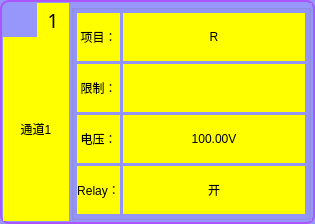
<?xml version="1.0" encoding="UTF-8"?>
<ui version="4.0">
 <class>clsHVChannelSettings</class>
 <widget class="QDialog" name="clsHVChannelSettings">
  <property name="geometry">
   <rect>
    <x>0</x>
    <y>0</y>
    <width>315</width>
    <height>224</height>
   </rect>
  </property>
  <property name="minimumSize">
   <size>
    <width>0</width>
    <height>224</height>
   </size>
  </property>
  <property name="maximumSize">
   <size>
    <width>332</width>
    <height>224</height>
   </size>
  </property>
  <property name="windowTitle">
   <string>Dialog</string>
  </property>
  <property name="windowIcon">
   <iconset resource="../images/res.qrc">
    <normaloff>:/lightWave.png</normaloff>:/lightWave.png</iconset>
  </property>
  <property name="styleSheet">
   <string notr="true">QDialog
{
	background-color:rgb(150,150,251);
	border:2px solid rgb(170,85,255);
	border-radius:9px;
}
</string>
  </property>
  <layout class="QGridLayout" name="gridLayout_5">
   <property name="leftMargin">
    <number>3</number>
   </property>
   <property name="topMargin">
    <number>3</number>
   </property>
   <property name="rightMargin">
    <number>3</number>
   </property>
   <property name="bottomMargin">
    <number>3</number>
   </property>
   <property name="spacing">
    <number>1</number>
   </property>
   <item row="0" column="0">
    <layout class="QVBoxLayout" name="verticalLayout" stretch="0,1">
     <property name="spacing">
      <number>0</number>
     </property>
     <item>
      <layout class="QHBoxLayout" name="horizontalLayout">
       <property name="spacing">
        <number>0</number>
       </property>
       <item>
        <widget class="clsLabel" name="labelClose">
         <property name="minimumSize">
          <size>
           <width>34</width>
           <height>34</height>
          </size>
         </property>
         <property name="maximumSize">
          <size>
           <width>34</width>
           <height>34</height>
          </size>
         </property>
         <property name="autoFillBackground">
          <bool>false</bool>
         </property>
         <property name="styleSheet">
          <string notr="true">QLabel:hover{  
    font: 9pt;  
    font-family:&quot;Vrinda&quot;;  
    color: rgb(236, 218, 127);  
    border: 4px solid red;  
    border-radius: 17px;  
    padding: 2px;  
    
} 

QLabel
{
  border-radius: 17px; 
}</string>
         </property>
         <property name="text">
          <string/>
         </property>
         <property name="pixmap">
          <pixmap resource="../images/res.qrc">:/close.ico</pixmap>
         </property>
         <property name="alignment">
          <set>Qt::AlignCenter</set>
         </property>
        </widget>
       </item>
       <item>
        <widget class="QLabel" name="labelChannel1">
         <property name="font">
          <font>
           <family>楷体</family>
           <pointsize>14</pointsize>
          </font>
         </property>
         <property name="styleSheet">
          <string notr="true">background-color: rgb(255, 255, 0);</string>
         </property>
         <property name="text">
          <string>1</string>
         </property>
         <property name="alignment">
          <set>Qt::AlignCenter</set>
         </property>
        </widget>
       </item>
      </layout>
     </item>
     <item>
      <widget class="QLabel" name="labelChannel">
       <property name="minimumSize">
        <size>
         <width>66</width>
         <height>81</height>
        </size>
       </property>
       <property name="maximumSize">
        <size>
         <width>88888</width>
         <height>16777215</height>
        </size>
       </property>
       <property name="styleSheet">
        <string notr="true">background-color: rgb(255, 255, 0);
font:17pt &quot;楷体&quot;;</string>
       </property>
       <property name="text">
        <string>通道1</string>
       </property>
       <property name="alignment">
        <set>Qt::AlignCenter</set>
       </property>
      </widget>
     </item>
    </layout>
   </item>
   <item row="0" column="1">
    <widget class="QStackedWidget" name="stackedWidget">
     <property name="styleSheet">
      <string notr="true">background-color: rgb(150, 150, 251);</string>
     </property>
     <property name="currentIndex">
      <number>0</number>
     </property>
     <widget class="QWidget" name="page">
      <layout class="QGridLayout" name="gridLayout_3" rowstretch="0">
       <property name="leftMargin">
        <number>1</number>
       </property>
       <property name="topMargin">
        <number>1</number>
       </property>
       <property name="rightMargin">
        <number>1</number>
       </property>
       <property name="bottomMargin">
        <number>1</number>
       </property>
       <property name="spacing">
        <number>1</number>
       </property>
       <item row="0" column="0">
        <widget class="QGroupBox" name="groupBox">
         <property name="minimumSize">
          <size>
           <width>238</width>
           <height>0</height>
          </size>
         </property>
         <property name="styleSheet">
          <string notr="true">font: 12pt &quot;楷体&quot;;</string>
         </property>
         <property name="title">
          <string/>
         </property>
         <layout class="QGridLayout" name="gridLayout" columnstretch="0,1">
          <property name="leftMargin">
           <number>3</number>
          </property>
          <property name="topMargin">
           <number>3</number>
          </property>
          <property name="rightMargin">
           <number>3</number>
          </property>
          <property name="bottomMargin">
           <number>3</number>
          </property>
          <property name="spacing">
           <number>3</number>
          </property>
          <item row="0" column="1">
           <layout class="QVBoxLayout" name="verticalLayout_3">
            <property name="spacing">
             <number>3</number>
            </property>
            <item>
             <widget class="QLabel" name="labelItem11">
              <property name="minimumSize">
               <size>
                <width>0</width>
                <height>0</height>
               </size>
              </property>
              <property name="styleSheet">
               <string notr="true">background-color: rgb(255, 255, 0);
font: 18pt &quot;楷体&quot;;</string>
              </property>
              <property name="text">
               <string>R</string>
              </property>
              <property name="alignment">
               <set>Qt::AlignCenter</set>
              </property>
             </widget>
            </item>
            <item>
             <widget class="QLabel" name="labelLimit11">
              <property name="minimumSize">
               <size>
                <width>0</width>
                <height>0</height>
               </size>
              </property>
              <property name="styleSheet">
               <string notr="true">background-color: rgb(255, 255, 0);
font: 12pt &quot;楷体&quot;;</string>
              </property>
              <property name="text">
               <string/>
              </property>
              <property name="alignment">
               <set>Qt::AlignCenter</set>
              </property>
             </widget>
            </item>
            <item>
             <widget class="QLabel" name="labelVoltageRes">
              <property name="minimumSize">
               <size>
                <width>0</width>
                <height>0</height>
               </size>
              </property>
              <property name="styleSheet">
               <string notr="true">background-color: rgb(255, 255, 0);
font: 12pt &quot;楷体&quot;;</string>
              </property>
              <property name="text">
               <string>100.00V</string>
              </property>
              <property name="alignment">
               <set>Qt::AlignCenter</set>
              </property>
             </widget>
            </item>
            <item>
             <widget class="QLabel" name="labelRelayRes">
              <property name="minimumSize">
               <size>
                <width>0</width>
                <height>0</height>
               </size>
              </property>
              <property name="styleSheet">
               <string notr="true">background-color: rgb(255, 255, 0);
font: 12pt &quot;楷体&quot;;</string>
              </property>
              <property name="text">
               <string>开</string>
              </property>
              <property name="alignment">
               <set>Qt::AlignCenter</set>
              </property>
             </widget>
            </item>
           </layout>
          </item>
          <item row="0" column="0">
           <layout class="QVBoxLayout" name="verticalLayout_2">
            <property name="spacing">
             <number>3</number>
            </property>
            <property name="rightMargin">
             <number>0</number>
            </property>
            <item>
             <widget class="QLabel" name="labelItem">
              <property name="minimumSize">
               <size>
                <width>0</width>
                <height>0</height>
               </size>
              </property>
              <property name="maximumSize">
               <size>
                <width>100</width>
                <height>16777215</height>
               </size>
              </property>
              <property name="styleSheet">
               <string notr="true">background-color: rgb(255, 255, 0);
font: 13pt &quot;楷体&quot;;</string>
              </property>
              <property name="text">
               <string>项目：</string>
              </property>
              <property name="alignment">
               <set>Qt::AlignCenter</set>
              </property>
             </widget>
            </item>
            <item>
             <widget class="QLabel" name="labelLimit1">
              <property name="minimumSize">
               <size>
                <width>0</width>
                <height>0</height>
               </size>
              </property>
              <property name="maximumSize">
               <size>
                <width>100</width>
                <height>16777215</height>
               </size>
              </property>
              <property name="styleSheet">
               <string notr="true">background-color: rgb(255, 255, 0);
font: 12pt &quot;楷体&quot;;</string>
              </property>
              <property name="text">
               <string>限制：</string>
              </property>
              <property name="alignment">
               <set>Qt::AlignCenter</set>
              </property>
             </widget>
            </item>
            <item>
             <widget class="QLabel" name="labelVoltage">
              <property name="minimumSize">
               <size>
                <width>0</width>
                <height>0</height>
               </size>
              </property>
              <property name="maximumSize">
               <size>
                <width>100</width>
                <height>16777215</height>
               </size>
              </property>
              <property name="styleSheet">
               <string notr="true">background-color: rgb(255, 255, 0);
font: 12pt &quot;楷体&quot;;</string>
              </property>
              <property name="text">
               <string>电压：</string>
              </property>
              <property name="alignment">
               <set>Qt::AlignCenter</set>
              </property>
             </widget>
            </item>
            <item>
             <widget class="QLabel" name="labelRelay">
              <property name="minimumSize">
               <size>
                <width>0</width>
                <height>0</height>
               </size>
              </property>
              <property name="maximumSize">
               <size>
                <width>100</width>
                <height>16777215</height>
               </size>
              </property>
              <property name="styleSheet">
               <string notr="true">background-color: rgb(255, 255, 0);
font: 12pt &quot;楷体&quot;;</string>
              </property>
              <property name="text">
               <string>Relay：</string>
              </property>
              <property name="alignment">
               <set>Qt::AlignCenter</set>
              </property>
             </widget>
            </item>
           </layout>
          </item>
         </layout>
        </widget>
       </item>
      </layout>
     </widget>
     <widget class="QWidget" name="page_2">
      <layout class="QGridLayout" name="gridLayout_4">
       <property name="leftMargin">
        <number>1</number>
       </property>
       <property name="topMargin">
        <number>1</number>
       </property>
       <property name="rightMargin">
        <number>1</number>
       </property>
       <property name="bottomMargin">
        <number>1</number>
       </property>
       <property name="spacing">
        <number>1</number>
       </property>
       <item row="0" column="0">
        <widget class="QGroupBox" name="groupBoxRes">
         <property name="styleSheet">
          <string notr="true">font: 18pt &quot;楷体&quot;;</string>
         </property>
         <property name="title">
          <string/>
         </property>
         <layout class="QGridLayout" name="gridLayout_2" rowstretch="0" columnstretch="0">
          <property name="leftMargin">
           <number>3</number>
          </property>
          <property name="topMargin">
           <number>3</number>
          </property>
          <property name="rightMargin">
           <number>3</number>
          </property>
          <property name="bottomMargin">
           <number>3</number>
          </property>
          <property name="spacing">
           <number>3</number>
          </property>
          <item row="0" column="0">
           <layout class="QHBoxLayout" name="horizontalLayout_2">
            <property name="spacing">
             <number>2</number>
            </property>
            <item>
             <widget class="QLabel" name="labelResItem1">
              <property name="minimumSize">
               <size>
                <width>36</width>
                <height>0</height>
               </size>
              </property>
              <property name="maximumSize">
               <size>
                <width>56</width>
                <height>16777215</height>
               </size>
              </property>
              <property name="styleSheet">
               <string notr="true"/>
              </property>
              <property name="text">
               <string>R</string>
              </property>
              <property name="alignment">
               <set>Qt::AlignCenter</set>
              </property>
             </widget>
            </item>
            <item>
             <widget class="QLabel" name="labelRes1">
              <property name="minimumSize">
               <size>
                <width>108</width>
                <height>26</height>
               </size>
              </property>
              <property name="maximumSize">
               <size>
                <width>188</width>
                <height>16777215</height>
               </size>
              </property>
              <property name="styleSheet">
               <string notr="true"/>
              </property>
              <property name="text">
               <string>--</string>
              </property>
              <property name="alignment">
               <set>Qt::AlignCenter</set>
              </property>
             </widget>
            </item>
            <item>
             <widget class="QLabel" name="labelResStatus1">
              <property name="maximumSize">
               <size>
                <width>56</width>
                <height>16777215</height>
               </size>
              </property>
              <property name="styleSheet">
               <string notr="true"/>
              </property>
              <property name="text">
               <string>--</string>
              </property>
              <property name="alignment">
               <set>Qt::AlignCenter</set>
              </property>
             </widget>
            </item>
           </layout>
          </item>
         </layout>
        </widget>
       </item>
      </layout>
     </widget>
    </widget>
   </item>
  </layout>
 </widget>
 <customwidgets>
  <customwidget>
   <class>clsLabel</class>
   <extends>QLabel</extends>
   <header location="global">clsLabel.h</header>
  </customwidget>
 </customwidgets>
 <resources>
  <include location="../images/res.qrc"/>
  <include location="../images/res.qrc"/>
  <include location="../images/res.qrc"/>
 </resources>
 <connections/>
</ui>
